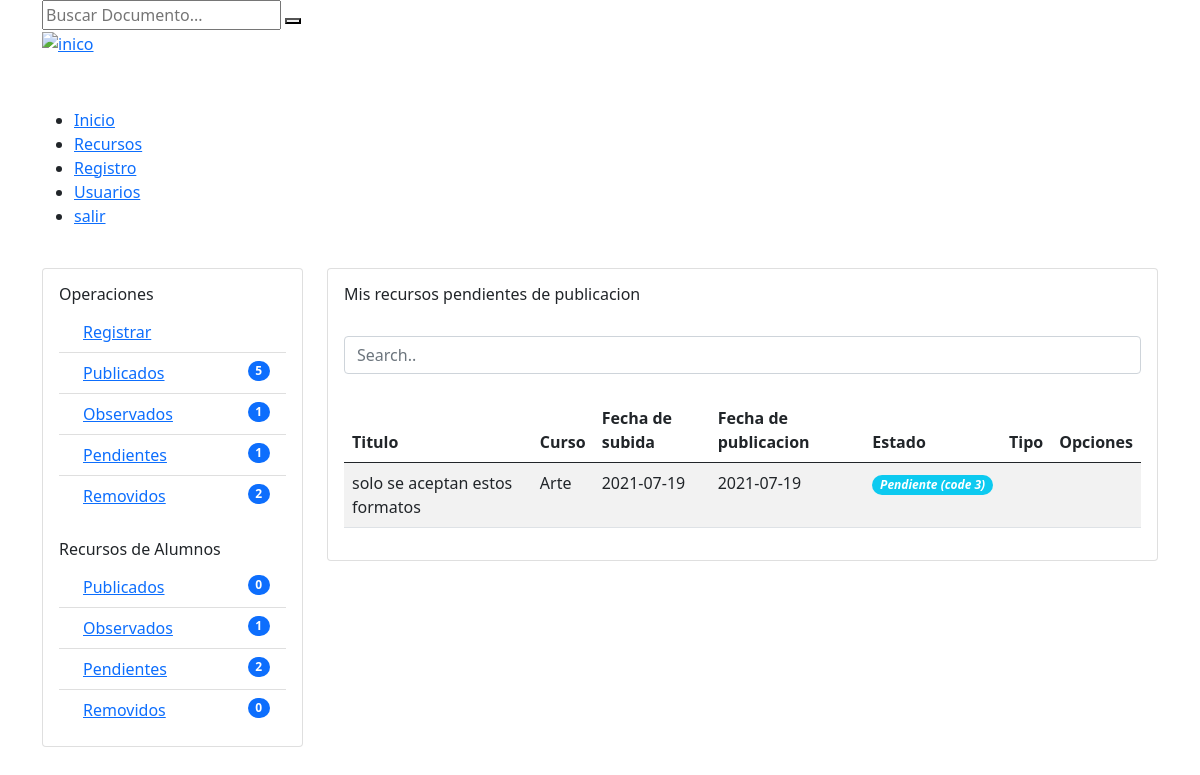
Page /pending (signed in) on the committed database.
### tables this page shows
CREATE TABLE `archivo` (
  `id_archivo` int(11) NOT NULL,
  `nombre_archivo` varchar(100) DEFAULT NULL,
  `tema` varchar(50) DEFAULT NULL,
  `descripcion` varchar(500) DEFAULT NULL,
  `fecha_publicacion` date DEFAULT NULL,
  `fecha_subida` date DEFAULT NULL,
  `fecha_baja` date DEFAULT NULL,
  `estado` int(1) DEFAULT NULL,
  `ubicacion` varchar(200) DEFAULT NULL,
  `id_persona` int(11) DEFAULT NULL,
  `id_seccion` int(11) DEFAULT NULL,
  `id_tipo` int(11) DEFAULT NULL,
  `id_categoria` int(11) DEFAULT NULL,
  `id_materia` int(11) DEFAULT NULL
);

CREATE TABLE `materia` (
  `id_materia` int(11) NOT NULL,
  `nombre_materia` varchar(20) DEFAULT NULL,
  `id_seccion` int(11) DEFAULT NULL
);

### Controller/ViewController.php (called while the page is built, shortened)
<?php
	class viewController extends viewModel{
		public function index(){
			return require_once "./View/home.php";
		}
	}
?>

### index.php (called while the page is built, shortened)
<?php
	require_once "./Controller/ViewController.php";
	$plantilla = new viewController();
	$plantilla->index();
?>

### Config/main.php (called while the page is built, shortened)
<?php
class mainModel{
		protected function conectar(){
			try{
				$link = new PDO(SGBD,USER,PASS);
			}catch (Exeption $e){
                echo "Error al conectar a la base de datos error: ".$e;
			}
			return $link;
		}
		protected function consulta_simple($consulta){
			$respuesta = self::conectar()->prepare($consulta);
            $respuesta->execute();
			return $respuesta;
		}
		protected function clear_string($cadena){
			$cadena = trim($cadena);
            $cadena = stripcslashes($cadena);
            $cadena = str_ireplace("<script>","",$cadena);
            $cadena = str_ireplace("</script>","",$cadena);
            $cadena = str_ireplace("<script src","",$cadena);
            $cadena = str_ireplace("<script type=","",$cadena);
            $cadena = str_ireplace("SELECT * FROM","",$cadena);
            $cadena = str_ireplace("DELETE FROM","",$cadena);
            $cadena = str_ireplace("INSERT INTO","",$cadena);
            $cadena = str_ireplace("--","",$cadena);
            $cadena = str_ireplace("^","",$cadena);
            $cadena = str_ireplace("[","",$cadena);
            $cadena = str_ireplace("]","",$cadena);
			$cadena = str_ireplace("==","",$cadena);
			$cadena = str_ireplace("=","",$cadena);
            return $cadena;
		}
    }
?>

### Controller/resourceController.php (called while the page is built, shortened)
<?php
    if($peticionAjax){
        require_once "../Model/resourceModel.php";
    }else{
        require_once "./Model/resourceModel.php";
    }
    class resourceController extends resourceModel{
        public function count_resources($dato){
            $codigo = mainModel::clear_string($dato);
            $resultado = resourceModel::count_resources_M($codigo);
            return $resultado;
        }
        public function my_resources($dato1,$dato2){
            $code = mainModel::clear_string($dato1);
            $type = mainModel::clear_string($dato2);
            $resultado = resourceModel::my_resources_m($code,$type);
            return $resultado;
        }
        public function counters(){
            $consulta = resourceModel::counters_();
            return $consulta;
        }
    }
?>

### Model/resourceModel.php (called while the page is built, shortened)
<?php
    if($peticionAjax){
        require_once "../Config/main.php";
    }else{
        require_once "./Config/main.php";
    }
     class resourceModel extends mainModel{
        protected function count_resources_M($dato){
            $sql = mainModel::consulta_simple("call count_resources('".$dato."');");
            return $sql;
        }
        protected function my_resources_m($dato1,$dato2){
            $sql = mainModel::consulta_simple("call my_resources('".$dato1."',".$dato2.");");
            return $sql;
        }
        protected function counters_(){
            $sql = mainModel::consulta_simple("call counters();");
            return $sql;
        }
     }
?>

### View/Contents/pending-view.php (the view, shortened to what this page needs)
<?php
    require_once "./Controller/resourceController.php";
    $name = new resourceController();
    $counts = $name->count_resources($_SESSION['tipo_user']);
    $count = $counts->fetch();
    $resources = $name->my_resources($_SESSION['tipo_user'],3);
    $veri = $name->my_resources($_SESSION['tipo_user'],3);
    $verify = $veri->fetch();
    if(substr($_SESSION['tipo_user'],0,2) == "DC"){
        $contadores = $name->counters();
        $val = $contadores->fetch();
    }
?>
<section class="content">
    <div class="container">
        <div class="row">
            <div class="col-md-3">
                <br>
                <div class="card">
                    <div class="card-body">
                    <h6>Operaciones</h6>
                        <ol class="list-group list-group-flush">
                            <li class="list-group-item d-flex justify-content-between align-items-start">
                                <div class="ms-2 me-auto">
                                <a href="registro"><i class="icon-doc-add"></i> Registrar</a>
                                </div>
                            </li>
                            <li class="list-group-item d-flex justify-content-between align-items-start">
                                <div class="ms-2 me-auto">
                                <a href="publish"><i class="icon-publish text-success"></i> Publicados</a>
                                </div>
                                <span class="badge bg-primary rounded-pill"><?php echo $count[0]; ?></span>
                            </li>
                            <li class="list-group-item d-flex justify-content-between align-items-start">
                                <div class="ms-2 me-auto">
                                <a href="observed"><i class="icon-eye text-warning"></i> Observados</a>
                                </div>
                                <span class="badge bg-primary rounded-pill"><?php echo $count[1]; ?></span>
                            </li>
                            <li class="list-group-item d-flex justify-content-between align-items-start">
                                <div class="ms-2 me-auto">
                                <a href="pending"><i class="icon-clock text-info"></i> Pendientes</a>
                                </div>
                                <span class="badge bg-primary rounded-pill"><?php echo $count[2]; ?></span>
                            </li>
                            <li class="list-group-item d-flex justify-content-between align-items-start">
                                <div class="ms-2 me-auto">
                                <a href="removed"><i class="icon-doc-remove text-danger"></i> Removidos</a>
                                </div>
                                <span class="badge bg-primary rounded-pill"><?php echo $count[3]; ?></span>
                            </li>
                        </ol>
                        <br>
                        <?php if(substr($_SESSION['tipo_user'],0,2) == "DC"){ ?>
                        <h6>Recursos de Alumnos</h6>
                        <ol class="list-group list-group-flush">
                            <li class="list-group-item d-flex justify-content-between align-items-start">
                                <div class="ms-2 me-auto">
                                <a href="publishAlumno"><i class="icon-publish text-success"></i> Publicados</a>
                                </div>
                                <span class="badge bg-primary rounded-pill"><?php echo $val[0]; ?></span>
                            </li>
                            <li class="list-group-item d-flex justify-content-between align-items-start">
                                <div class="ms-2 me-auto">
                                <a href="observedAlumno"><i class="icon-eye text-warning"></i> Observados</a>
                                </div>
                                <span class="badge bg-primary rounded-pill"><?php echo $val[1]; ?></span>
                            </li>
                            <li class="list-group-item d-flex justify-content-between align-items-start">
                                <div class="ms-2 me-auto">
                                <a href="pendingAlumno"><i class="icon-clock text-info"></i> Pendientes</a>
                                </div>
                                <span class="badge bg-primary rounded-pill"><?php echo $val[2]; ?></span>
                            </li>
                            <li class="list-group-item d-flex justify-content-between align-items-start">
                                <div class="ms-2 me-auto">
                                <a href="removedAlumno"><i class="icon-doc-remove text-danger"></i> Removidos</a>
                                </div>
                                <span class="badge bg-primary rounded-pill"><?php echo $val[3]; ?></span>
                            </li>
                        </ol>
                        <?php } ?>
                    </div>
                </div>
            </div>
            <div class="col-md-9">
                <br>
                <div class="card">
                    <div class="card-body">
                        <h6>Mis recursos pendientes de publicacion</h6>
                        <br>
                        <?php if($resources->rowCount()>0 && $verify[0] != "no data"){ ?>
                        <input class="form-control" id="myInput" type="text" placeholder="Search..">
                        <br>
                        <div class="table-responsive">
                            <table class="table table-hover table-striped">
                                <thead>
                                <tr>
                                    <th>Titulo</th>
                                    <th>Curso</th>
                                    <th>Fecha de subida</th>
                                    <th>Fecha de publicacion</th>
                                    <th>Estado</th>
                                    <th>Tipo</th>
                                    <th>Opciones</th>
                                </tr>
                                </thead>
                                <tbody id="myTable">
                                    <?php while($lista = $resources->fetch()){ ?>
                                <tr>
                                    <td><?php echo $lista[0]; ?></td>
                                    <td><?php echo $lista[1]; ?></td>
                                    <td><?php echo $lista[2]; ?></td>
                                    <td><?php echo $lista[3]; ?></td>
                                    <td><i class="badge bg-info rounded-pill">Pendiente (code <?php echo $lista[4]; ?>)</i></td>
                                    <?php
                                        if($lista[5] == 'Docx.'){
                                            $icon = 'word';
                                        }else if($lista[5] == 'PDF.'){
                                            $icon = 'pdf';
                                        }else{
                                            $icon = 'excel';
                                        }
                                    ?>
                                    <td><i class="icon-file-<?php echo $icon; ?>"></i></td>
                                    <td><?php if(substr($_SESSION['tipo_user'],0,2) == "DC"){ ?>
                                        <form action="edith" method="post">
                                        </form>
                                        <?php }else if(substr($_SESSION['tipo_user'],0,2) == "AL"){ ?>
                                        <form action="reading" method="post">
                                            <label for="<?php echo $lista[6]; ?>" class="icon-eye"></label>
                                            <input style="display:none;" type="submit" value="<?php echo $lista[6]; ?>" name="send" id="<?php echo $lista[6]; ?>">
                                        </form>
                                        <?php } ?>
                                    </td>
                                </tr>
                                <?php } ?>
                                </tbody>
                            </table>
                        </div>
                        <?php }else{ ?>
                            <p> <i class='icon-warning text-warning'></i> !No se encontraron Resultados...¡</p>
                        <?php } ?>
                    </div>
                </div>
            </div>
        </div>
    </div>
</section>

### rows in the picture
archivo: nombre_archivo "solo se aceptan estos formatos", id_materia.nombre_materia "Arte", fecha_subida "2021-07-19", fecha_publicacion "2021-07-19", estado "3"

### other values in the picture
$count[0] "5"
$count[1] "1"
$count[2] "1"
$count[3] "2"
$val[0] "0"
$val[1] "1"
$val[2] "2"
$val[3] "0"
